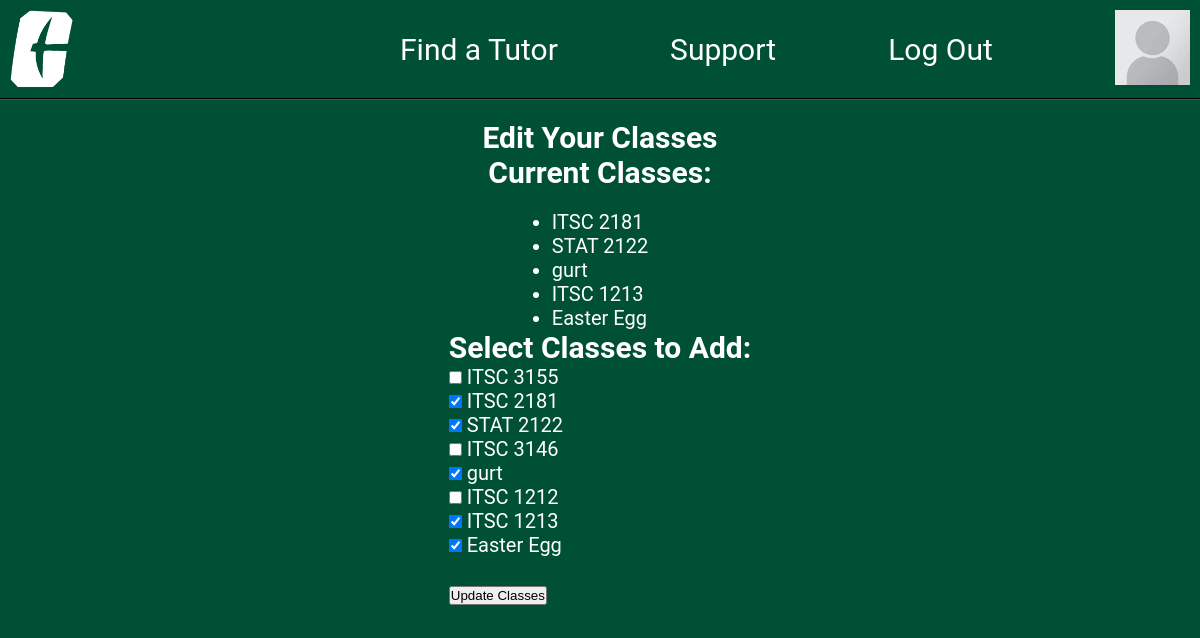
Screenshot of /edit-classes/ (signed in) with the database file from the repository.
### base/models.py (models this page shows, shortened)
class User(AbstractUser):
    email = models.EmailField(unique=True, null=True)
    bio = models.TextField(null=True, default="I'm still setting up my profile!")
    avatar = models.ImageField(null=True, default="profile-pic-placeholder.png")
    classes = models.ManyToManyField('Classes', blank=True)
    skills = models.TextField(null=True,blank=True, default="I'm still setting up my profile!")
    currentYear = models.CharField(max_length=50, null=True, blank=True, default="I'm still setting up my profile!")
    tutor = models.BooleanField(default=False)
    rating = models.FloatField(default=0.00)
    USERNAME_FIELD = 'email'
    REQUIRED_FIELDS = ['username']

class Classes(models.Model):
    name = models.CharField(max_length=100)

### base/views.py (the view)
# urls.py: path('edit-classes/', views.editClasses, name='edit-classes'),
@login_required(login_url='login')
def editClasses(request):
    user = request.user
    all_classes = Classes.objects.all()
    if request.method == 'POST':
        selected_class_ids = request.POST.getlist('classes')
        user.classes.set(selected_class_ids)
        messages.success(request, 'Your classes have been updated successfully!')
        return redirect('user-profile', pk=user.id)  # Redirect to the profile page
    return render(request, 'base/edit-classes.html', {
        'user_classes': user.classes.all(),  # Get current classes the user is enrolled in
        'all_classes': all_classes,  # Get all available classes
    })

### base/templates/base/edit-classes.html (shortened to what this page needs)
{% extends 'main.html' %}
{% block content %}
     <div class="login-container">
        <article class="edit-profile-container">
<h1>Edit Your Classes</h1>
<h2>Current Classes:</h2>
<article class="edit-profile-container">
<ul>
    {% for cls in user_classes %}
        <li>{{ cls.name }}</li>
    {% empty %}
        <li>No classes enrolled yet.</li>
    {% endfor %}
</ul>
<form method="post">
    <h2>Select Classes to Add:</h2>
    {% for cls in all_classes %}
        <div>
            <label>
                <input type="checkbox" name="classes" value="{{ cls.id }}"
                    {% if cls in user_classes %}checked{% endif %}>
                {{ cls.name }}
            </label>
        </div>
    {% endfor %}
    <br>
    <button type="submit">Update Classes</button>
</form>
</div>
{% endblock %}

### templates/navbar.html (shortened to what this page needs)
{% load static %}
<link rel="stylesheet" href="{% static 'style.css' %}" />
<div class="bar">
    <div class="bar-left">
        <a href="{% url 'home' %}" class="navbar-pic"><img width = "63px" height = "78px" src="{% static 'images/uncc-logo(new).png' %}"/></a>
    </div>
    <div class="bar-right">
        <a class="navbar-text" href="{% url 'tutor-finder' %}">Find a Tutor</a>
        <a href="{% url 'support' %}" class="navbar-text">Support</a>
        {% if request.user.is_authenticated %}
        <a href="{% url 'logout' %}" class="navbar-text">Log Out</a>
        {% else %}
        <a href="{% url 'login' %}" class="navbar-text">Log In</a>
        {% endif%}
        {% if request.user.is_authenticated %}
            <a class="navbar-pic" href="{% url 'user-profile' request.user.id %}"><img src="{{ user.avatar.url }}"/></a>
        {% else %}
            <a class="navbar-pic" href="{% url 'user-profile' request.user.id %}"><img src="{% static 'images/profile-pic-placeholder.png' %}"/></a>
        {% endif %}
    </div>
</div>

### static/style.css (style rules this page uses)
* { margin: 0; padding: 0; box-sizing: border-box; }
.bar { margin: 0px 0px 0px 0px; height: 100px; width: 100%; background-color: #005035; border-bottom: 2px groove black; display: flex; align-items: flex-start; justify-content: space-between; }
.bar-right { width: 800px; display: flex; align-items: center; justify-content: space-between; }
.bar-left { display: flex; justify-content: flex-start; width: fit-content }
.navbar-pic { margin: 10px 10px 10px 10px; }
.navbar-text { font: 30px "roboto", sans-serif; color: white; text-decoration: none; }
.edit-profile-container { margin-top: 20px; display: flex; background: #005035; align-items: center; flex-direction: column; height: auto; width: 400px; min-height: 400px; font: 20px "Roboto", sans-serif; color: white; border-radius: 20px; border: 3px; }
.login-container { display: flex; justify-content: center; align-items: center; flex-direction: column; }

### templates/main.html (style rules this page uses)
body { background-color: #005035; }

### rows the page displays
User: avatar (placeholder picture)
Classes: name "ITSC 2181", classes "☑"
Classes: name "STAT 2122", classes "☑"
Classes: name "gurt", classes "☑"
Classes: name "ITSC 1213", classes "☑"
Classes: name "Easter Egg", classes "☑"
Classes: name "ITSC 3155"
Classes: name "ITSC 3146"
Classes: name "ITSC 1212"
